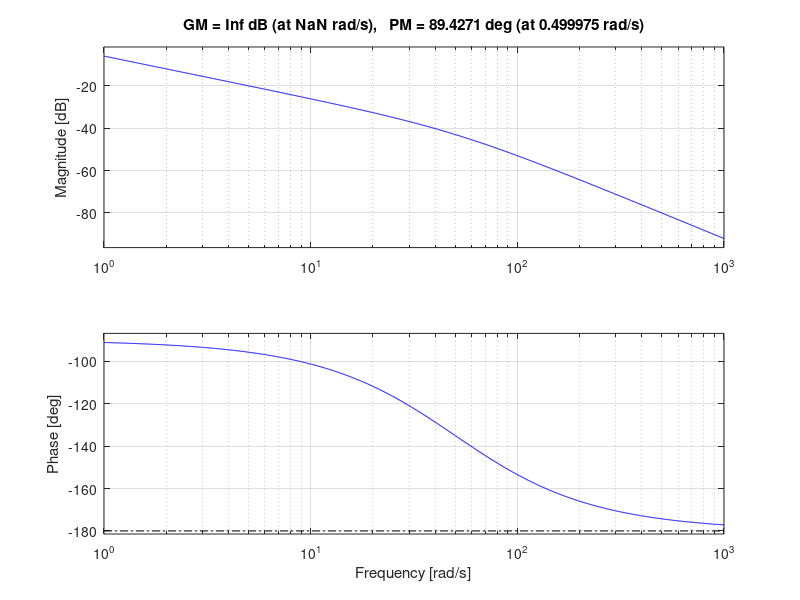
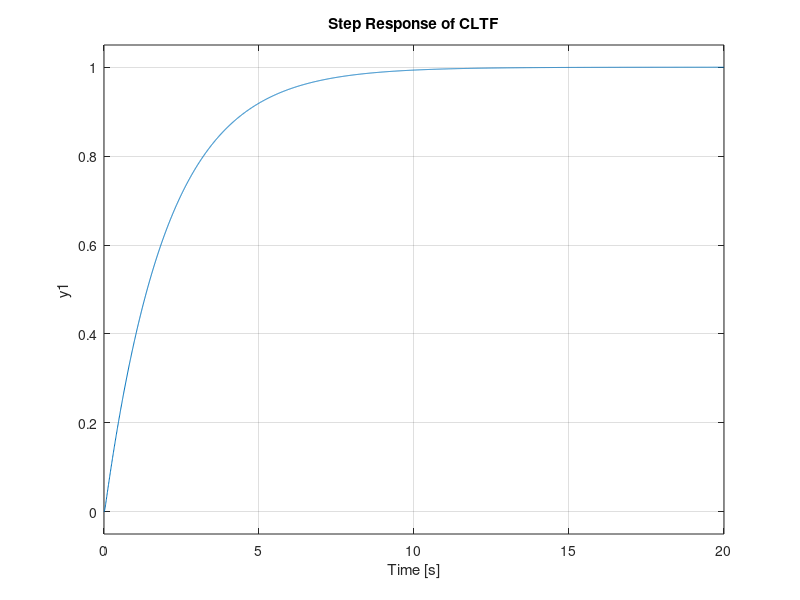

MATLAB code for these plots, in order:
%%Open Loop Frequency Response and Stability
w=input('Enter the natural frequecncy');
e=input('Enter the damping ratio');
num=[w*w];
den=[1 2*e*w 0];
g=tf(num,den);
figure(1)
bode(g);
margin(g);
%%Open Loop Frequency and closed loop transient response
cltf=feedback(g,1);
figure(2)
step(cltf);
title('Step Response of CLTF');
